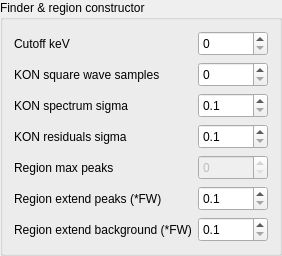
         <widget class="QGroupBox" name="groupBox">
          <property name="enabled">
           <bool>true</bool>
          </property>
          <property name="title">
           <string>Finder &amp;&amp; region constructor</string>
          </property>
          <layout class="QGridLayout" name="gridLayout">
           <item row="0" column="0">
            <layout class="QHBoxLayout" name="horizontalLayout">
             <item>
              <widget class="QLabel" name="label">
               <property name="minimumSize">
                <size>
                 <width>0</width>
                 <height>25</height>
                </size>
               </property>
               <property name="maximumSize">
                <size>
                 <width>16777215</width>
                 <height>25</height>
                </size>
               </property>
               <property name="text">
                <string>Cutoff keV</string>
               </property>
              </widget>
             </item>
             <item>
              <widget class="QSpinBox" name="spinFinderCutoffKeV">
               <property name="minimumSize">
                <size>
                 <width>70</width>
                 <height>25</height>
                </size>
               </property>
               <property name="maximumSize">
                <size>
                 <width>70</width>
                 <height>25</height>
                </size>
               </property>
               <property name="maximum">
                <number>3000</number>
               </property>
               <property name="singleStep">
                <number>5</number>
               </property>
              </widget>
             </item>
            </layout>
           </item>
           <item row="1" column="0">
            <layout class="QHBoxLayout" name="horizontalLayout_2">
             <item>
              <widget class="QLabel" name="label_2">
               <property name="minimumSize">
                <size>
                 <width>0</width>
                 <height>25</height>
                </size>
               </property>
               <property name="maximumSize">
                <size>
                 <width>16777215</width>
                 <height>25</height>
                </size>
               </property>
               <property name="text">
                <string>KON square wave samples</string>
               </property>
              </widget>
             </item>
             <item>
              <widget class="QSpinBox" name="spinKONwidth">
               <property name="minimumSize">
                <size>
                 <width>70</width>
                 <height>25</height>
                </size>
               </property>
               <property name="maximumSize">
                <size>
                 <width>70</width>
                 <height>25</height>
                </size>
               </property>
              </widget>
             </item>
            </layout>
           </item>
           <item row="2" column="0">
            <layout class="QHBoxLayout" name="horizontalLayout_3">
             <item>
              <widget class="QLabel" name="label_3">
               <property name="minimumSize">
                <size>
                 <width>0</width>
                 <height>25</height>
                </size>
               </property>
               <property name="maximumSize">
                <size>
                 <width>16777215</width>
                 <height>25</height>
                </size>
               </property>
               <property name="text">
                <string>KON spectrum sigma</string>
               </property>
              </widget>
             </item>
             <item>
              <widget class="QDoubleSpinBox" name="doubleKONsigmaSpectrum">
               <property name="minimumSize">
                <size>
                 <width>70</width>
                 <height>25</height>
                </size>
               </property>
               <property name="maximumSize">
                <size>
                 <width>70</width>
                 <height>25</height>
                </size>
               </property>
               <property name="decimals">
                <number>1</number>
               </property>
               <property name="minimum">
                <double>0.100000000000000</double>
               </property>
               <property name="singleStep">
                <double>0.100000000000000</double>
               </property>
              </widget>
             </item>
            </layout>
           </item>
           <item row="3" column="0">
            <layout class="QHBoxLayout" name="horizontalLayout_4">
             <item>
              <widget class="QLabel" name="label_4">
               <property name="minimumSize">
                <size>
                 <width>0</width>
                 <height>25</height>
                </size>
               </property>
               <property name="maximumSize">
                <size>
                 <width>16777215</width>
                 <height>25</height>
                </size>
               </property>
               <property name="text">
                <string>KON residuals sigma</string>
               </property>
              </widget>
             </item>
             <item>
              <widget class="QDoubleSpinBox" name="doubleKONsigmaResid">
               <property name="minimumSize">
                <size>
                 <width>70</width>
                 <height>25</height>
                </size>
               </property>
               <property name="maximumSize">
                <size>
                 <width>70</width>
                 <height>25</height>
                </size>
               </property>
               <property name="decimals">
                <number>1</number>
               </property>
               <property name="minimum">
                <double>0.100000000000000</double>
               </property>
               <property name="singleStep">
                <double>0.100000000000000</double>
               </property>
              </widget>
             </item>
            </layout>
           </item>
           <item row="4" column="0">
            <layout class="QHBoxLayout" name="horizontalLayout_5">
             <item>
              <widget class="QLabel" name="label_5">
               <property name="minimumSize">
                <size>
                 <width>0</width>
                 <height>25</height>
                </size>
               </property>
               <property name="maximumSize">
                <size>
                 <width>16777215</width>
                 <height>25</height>
                </size>
               </property>
               <property name="text">
                <string>Region max peaks</string>
               </property>
              </widget>
             </item>
             <item>
              <widget class="QSpinBox" name="spinRegionMaxPeaks">
               <property name="enabled">
                <bool>false</bool>
               </property>
               <property name="minimumSize">
                <size>
                 <width>70</width>
                 <height>25</height>
                </size>
               </property>
               <property name="maximumSize">
                <size>
                 <width>70</width>
                 <height>25</height>
                </size>
               </property>
              </widget>
             </item>
            </layout>
           </item>
           <item row="5" column="0">
            <layout class="QHBoxLayout" name="horizontalLayout_6">
             <item>
              <widget class="QLabel" name="label_6">
               <property name="minimumSize">
                <size>
                 <width>0</width>
                 <height>25</height>
                </size>
               </property>
               <property name="maximumSize">
                <size>
                 <width>16777215</width>
                 <height>25</height>
                </size>
               </property>
               <property name="text">
                <string>Region extend peaks (*FW)</string>
               </property>
              </widget>
             </item>
             <item>
              <widget class="QDoubleSpinBox" name="doubleRegionExtendPeaks">
               <property name="minimumSize">
                <size>
                 <width>70</width>
                 <height>25</height>
                </size>
               </property>
               <property name="maximumSize">
                <size>
                 <width>70</width>
                 <height>25</height>
                </size>
               </property>
               <property name="decimals">
                <number>1</number>
               </property>
               <property name="minimum">
                <double>0.100000000000000</double>
               </property>
               <property name="maximum">
                <double>10.000000000000000</double>
               </property>
               <property name="singleStep">
                <double>0.100000000000000</double>
               </property>
              </widget>
             </item>
            </layout>
           </item>
           <item row="6" column="0">
            <layout class="QHBoxLayout" name="horizontalLayout_7">
             <item>
              <widget class="QLabel" name="label_7">
               <property name="minimumSize">
                <size>
                 <width>0</width>
                 <height>25</height>
                </size>
               </property>
               <property name="maximumSize">
                <size>
                 <width>16777215</width>
                 <height>25</height>
                </size>
               </property>
               <property name="text">
                <string>Region extend background (*FW)</string>
               </property>
              </widget>
             </item>
             <item>
              <widget class="QDoubleSpinBox" name="doubleRegionExtendBackground">
               <property name="minimumSize">
                <size>
                 <width>70</width>
                 <height>25</height>
                </size>
               </property>
               <property name="maximumSize">
                <size>
                 <width>70</width>
                 <height>25</height>
                </size>
               </property>
               <property name="decimals">
                <number>1</number>
               </property>
               <property name="minimum">
                <double>0.100000000000000</double>
               </property>
               <property name="maximum">
                <double>10.000000000000000</double>
               </property>
               <property name="singleStep">
                <double>0.100000000000000</double>
               </property>
              </widget>
             </item>
            </layout>
           </item>
          </layout>
         </widget>
